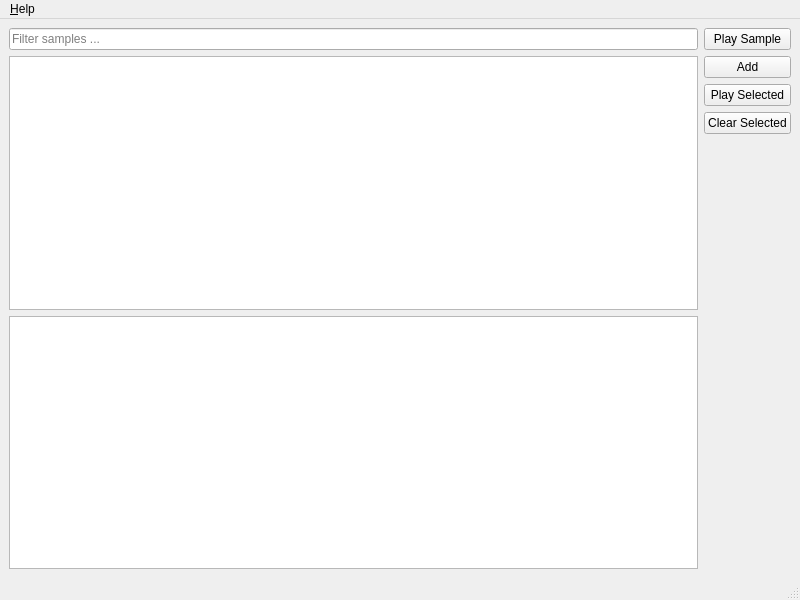
<?xml version="1.0" encoding="UTF-8"?>
<ui version="4.0">
 <class>MainWindow</class>
 <widget class="QMainWindow" name="MainWindow">
  <property name="geometry">
   <rect>
    <x>0</x>
    <y>0</y>
    <width>800</width>
    <height>600</height>
   </rect>
  </property>
  <property name="windowTitle">
   <string>MainWindow</string>
  </property>
  <widget class="QWidget" name="centralwidget">
   <layout class="QVBoxLayout" name="verticalLayout_3">
    <item>
     <layout class="QHBoxLayout" name="horizontalLayout">
      <item>
       <layout class="QVBoxLayout" name="verticalLayout_2">
        <item>
         <widget class="QLineEdit" name="filterInput">
          <property name="placeholderText">
           <string>Filter samples ...</string>
          </property>
         </widget>
        </item>
        <item>
         <widget class="QTableView" name="samplesTable">
          <property name="frameShape">
           <enum>QFrame::StyledPanel</enum>
          </property>
          <property name="frameShadow">
           <enum>QFrame::Sunken</enum>
          </property>
          <property name="alternatingRowColors">
           <bool>true</bool>
          </property>
          <property name="selectionBehavior">
           <enum>QAbstractItemView::SelectRows</enum>
          </property>
          <property name="sortingEnabled">
           <bool>true</bool>
          </property>
         </widget>
        </item>
        <item>
         <widget class="QTableView" name="selectedSamplesTable">
          <property name="selectionBehavior">
           <enum>QAbstractItemView::SelectRows</enum>
          </property>
         </widget>
        </item>
       </layout>
      </item>
      <item>
       <layout class="QVBoxLayout" name="verticalLayout">
        <item>
         <widget class="QPushButton" name="btnTestSample">
          <property name="text">
           <string>Play Sample</string>
          </property>
         </widget>
        </item>
        <item>
         <widget class="QPushButton" name="btnAddSample">
          <property name="text">
           <string>Add</string>
          </property>
         </widget>
        </item>
        <item>
         <widget class="QPushButton" name="pushButton">
          <property name="text">
           <string>Play Selected</string>
          </property>
         </widget>
        </item>
        <item>
         <widget class="QPushButton" name="pushButton_2">
          <property name="text">
           <string>Clear Selected</string>
          </property>
         </widget>
        </item>
        <item>
         <spacer name="verticalSpacer">
          <property name="orientation">
           <enum>Qt::Vertical</enum>
          </property>
          <property name="sizeHint" stdset="0">
           <size>
            <width>20</width>
            <height>40</height>
           </size>
          </property>
         </spacer>
        </item>
       </layout>
      </item>
     </layout>
    </item>
   </layout>
  </widget>
  <widget class="QMenuBar" name="menubar">
   <property name="geometry">
    <rect>
     <x>0</x>
     <y>0</y>
     <width>800</width>
     <height>28</height>
    </rect>
   </property>
   <widget class="QMenu" name="menu_Help">
    <property name="title">
     <string>&amp;Help</string>
    </property>
    <addaction name="actionAbout"/>
    <addaction name="actionAbout_Qt"/>
   </widget>
   <addaction name="menu_Help"/>
  </widget>
  <widget class="QStatusBar" name="statusbar"/>
  <action name="actionAbout">
   <property name="text">
    <string>About ...</string>
   </property>
  </action>
  <action name="actionAbout_Qt">
   <property name="text">
    <string>About Qt ...</string>
   </property>
  </action>
 </widget>
 <resources/>
 <connections/>
</ui>
